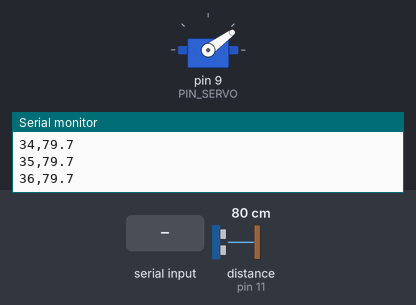
Simulated run of this sketch. Board: Arduino Uno, built with avr-gcc and run on an emulated ATmega328P. Parts: servo, the last lines printed to the serial monitor. Wiring (inferred from the names in the program): ultrasonic range finder: trigger pin 10; echo pin 11. Inputs (shaded band) come from the test bench; at power-on: distance to the obstacle (sensor on pin 11) 80 cm. The echo pulse lasts 58.3 µs per cm; servo pulses on a pin are drawn as a servo (544–2400 µs = 0–180°).

Above: at 1.73 s.
1.9 s: distance to the obstacle (sensor on pin 11) set to 2 cm
At 2.28 s:
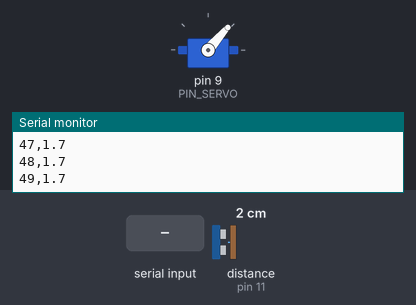
4.9 s: "s" received over Serial
At 4.9 s:
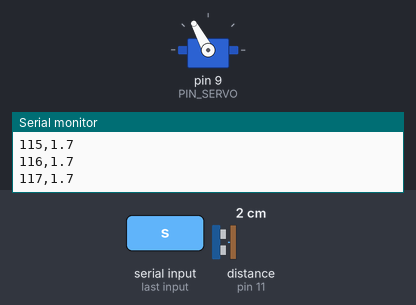
6.4 s: "g" received over Serial
At 7.21 s:
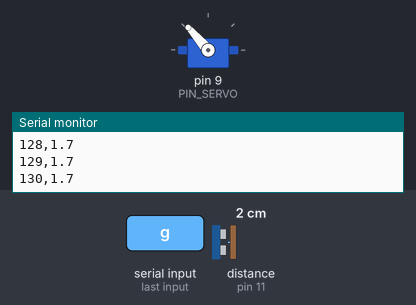
9.4 s: distance to the obstacle (sensor on pin 11) set to 60 cm
12.4 s: "t" received over Serial
At 13.6 s:
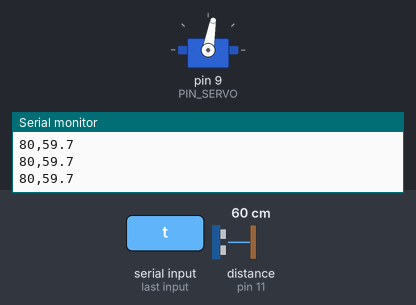
13.9 s: "g" received over Serial
Timing chart, 0 to 17.9 s (numbered marks = the images above; inputs shaded):
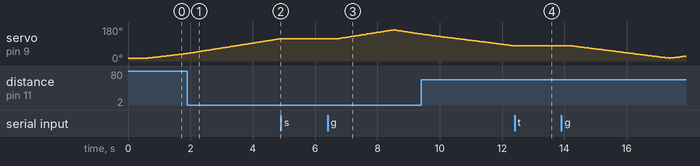

The sketch:

radar_scanner.ino
```cpp
const uint8_t PIN_SERVO = 9, PIN_TRIG = 10, PIN_ECHO = 11;
const int ANGLE_MIN = 15, ANGLE_MAX = 165, ANGLE_STEP = 1, SETTLE_MS = 20;
const unsigned long ECHO_TIMEOUT_US = 25000UL;

bool scanning = true;
int angle = ANGLE_MIN;
int dir = 1;

void servoWrite(int a) { OCR1A = (544 + a * 1856L / 180) * 2; }
void servoOn(bool on)  { if (on) TCCR1A |= _BV(COM1A1); else TCCR1A &= ~_BV(COM1A1); }

long ping() {
  digitalWrite(PIN_TRIG, HIGH);
  delayMicroseconds(10);
  digitalWrite(PIN_TRIG, LOW);
  unsigned long us = pulseIn(PIN_ECHO, HIGH, ECHO_TIMEOUT_US);
  return us ? (long)((us * 343UL + 1000UL) / 2000UL) : -1;
}

long measure() {
  long a = ping(); delay(8);
  long b = ping(); delay(8);
  long c = ping();
  long lo = min(a, b), hi = max(a, b);
  return max(lo, min(hi, c));
}

void report(long d) {
  Serial.print(angle);
  Serial.print(',');
  if (d < 0) { Serial.println(-1); return; }
  Serial.print(d / 10);
  Serial.print('.');
  Serial.println(d % 10);
}

void setScanning(bool on) {
  if (on == scanning) return;
  scanning = on;
  servoOn(on);
  if (on) delay(300);
  Serial.println(on ? F("#run") : F("#idle"));
}

void setup() {
  Serial.begin(115200);
  pinMode(PIN_TRIG, OUTPUT);
  pinMode(PIN_ECHO, INPUT);
  pinMode(PIN_SERVO, OUTPUT);

  TCCR1A = _BV(WGM11);
  TCCR1B = _BV(WGM13) | _BV(WGM12) | _BV(CS11);
  ICR1 = 39999;
  servoWrite(angle);
  servoOn(true);

  delay(600);
  Serial.println(F("#run"));
  report(measure());
}

void loop() {
  while (Serial.available()) {
    switch (Serial.read() | 0x20) {
      case 'g': setScanning(true);       break;
      case 's': setScanning(false);      break;
      case 't': setScanning(!scanning);  break;
    }
  }

  if (scanning) {
    angle = constrain(angle + dir * ANGLE_STEP, ANGLE_MIN, ANGLE_MAX);
    if (angle == ANGLE_MIN || angle == ANGLE_MAX) dir = -dir;
    servoWrite(angle);
  }

  delay(SETTLE_MS);
  report(measure());
}
```

Measured:
- after the input at 4.9 s, servo on pin 9 (PIN_SERVO): stays 118° (without the input it goes to 119° after 0.02 s)
- after the input at 6.4 s, servo on pin 9 (PIN_SERVO): rises from 118° to 165° in 1.8 s, then falls to 143° in 0.84 s
- after the input at 12.4 s, servo on pin 9 (PIN_SERVO): goes on until 12.4 s, then stays 80°
